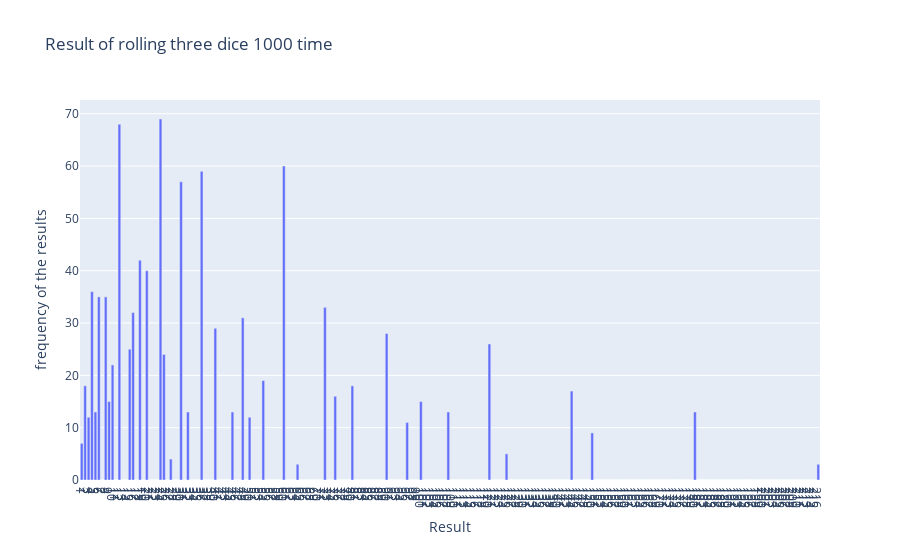

Source (notebook cell):
### Markdown cell above
15-8. Multiplication: When you roll two dice, you usually add the two numbers
together to get the result. Create a visualization that shows what happens if you
multiply these numbers by each other instead.

### Code cell
import plotly.express as px 

# create three D6 dice 
die_1 = Die()
die_2 = Die()


#Make some rolls, and store result in a list 
results = []
for roll_num in range(1000): 
    result = die_1.roll() * die_2.roll() * die_3.roll()
    results.append(result)

# Analyze the results
frequencies = [] 
max_results = die_1.side * die_2.side * die_3.side
poss_results = range(1,max_results+1)

for value in poss_results:
    frequency = results.count(value)
    frequencies.append(frequency)

# Visualize the results 
title = "Result of rolling three dice 1000 time"
labels = {'x':'Result', 'y': 'frequency of the results'}
fig = px.bar(x=poss_results, y=frequencies, title = title, labels = labels)

# further cutomize chart 
fig.update_layout(xaxis_dtick=1) 
fig.show()

### Figure 1 — Plotly figure (JSON) as saved in the notebook; plotly's stock layout.template omitted (floating-point values rounded to 4 significant figures; data arrays with more than 128 entries replaced by an {"elided": "..."} marker saying what was removed)
{"data": [{"alignmentgroup": "True", "hovertemplate": "Result=%{x}<br>frequency of the results=%{y}<extra></extra>", "legendgroup": "", "marker": {"color": "#636efa", "pattern": {"shape": ""}}, "name": "", "offsetgroup": "", "orientation": "v", "showlegend": false, "textposition": "auto", "type": "bar", "x": {"elided": "216 int values"}, "xaxis": "x", "y": {"elided": "216 int values"}, "yaxis": "y"}], "layout": {"barmode": "relative", "legend": {"tracegroupgap": 0}, "title": {"text": "Result of rolling three dice 1000 time"}, "xaxis": {"anchor": "y", "domain": [0, 1], "dtick": 1, "title": {"text": "Result"}}, "yaxis": {"anchor": "x", "domain": [0, 1], "title": {"text": "frequency of the results"}}}}
